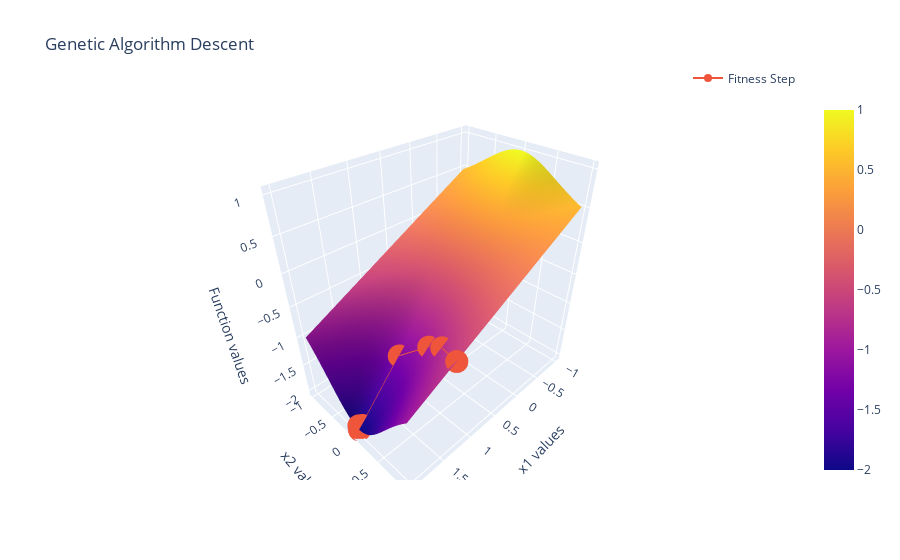

The code cell stored with this chart in its notebook:
### Markdown cell above
### Interactive Plot

### Code cell
fig = make_subplots()

fig.add_trace(go.Surface(
    x = x,
    y = y,
    z = zs,
))

fig.add_trace(go.Scatter3d(
    x=x1_history,
    y=x2_history, 
    z=val_history, 
    name="Fitness Step",
    mode='lines+markers'
))

fig.update_layout(
    title='Genetic Algorithm Descent', 
    showlegend=True,
    legend=dict(
        orientation="h",
        yanchor="bottom",
        y=1.02,
        xanchor="right",
        x=1), 
    scene = dict(
        xaxis_title='x1 values',
        yaxis_title='x2 values',
        zaxis_title='Function values'),
)
fig.show()
